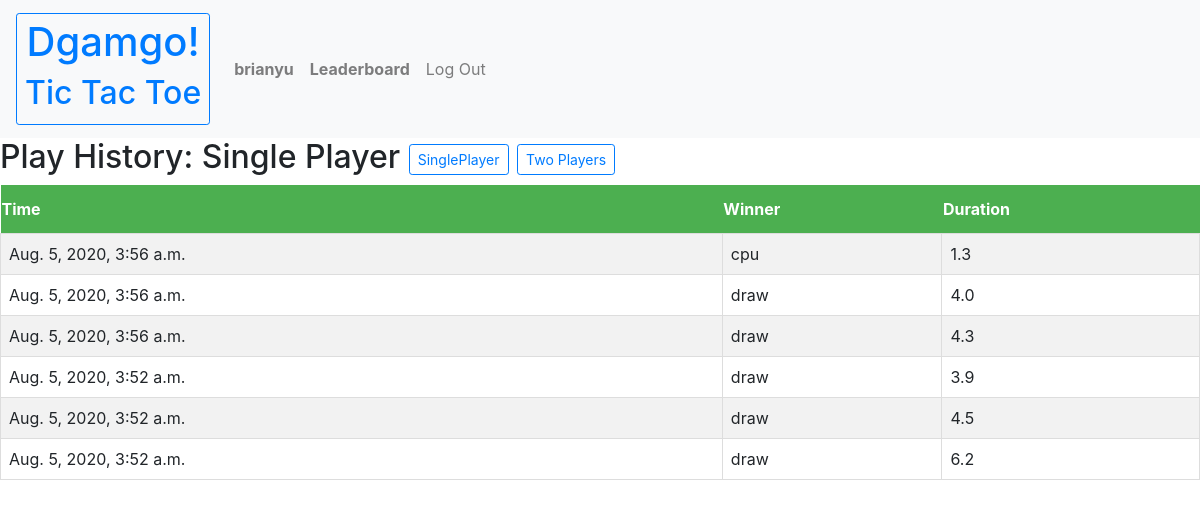
/history/ (signed in), run on the app's committed database.
### dgamgo/models.py (models this page shows)
class User(AbstractUser):
    def natural_key(self):
        return (self.username)

class Game(models.Model):
    player = models.ForeignKey("User", on_delete=models.PROTECT)
    duration = models.DecimalField(
        max_digits=3, decimal_places=1, blank=False)  # seconds played
    first_mover = models.CharField(blank=False, max_length=10)
    mode = models.CharField(blank=False, max_length=10)  # 1P or 2P
    timestamp = models.DateTimeField(auto_now_add=True)
    winner = models.CharField(blank=False, max_length=10)  # X or O or D

### dgamgo/views.py (the view)
# urls.py: path("history/", views.history, name="history"),
def history(request, mode="1P"):
    context = {
        "games": Game.objects.filter(player=request.user, mode=mode).order_by("-timestamp")[:50],
        "mode": mode
    }
    return render(request, "dgamgo/history.html", context)

### dgamgo/templates/dgamgo/history.html (shortened to what this page needs)
{% extends "dgamgo/layout.html" %}
{% block body %}
<h2>
    Play History: {%if mode == "1P"%}Single Player{%elif mode == "2P"%}Two Players{%endif%}
    <a href="{% url 'history' %}1P"><button class="btn btn-sm btn-outline-primary" id="single">SinglePlayer</button></a>
    <a href="{% url 'history' %}2P"><button class=" btn btn-sm btn-outline-primary" id="two-p">Two
            Players</button></a>
</h2>
<table class="djanble">
    <th>Time</th>
    <th>Winner</th>
    <th>Duration</th>
    {% for g in games %}
    <tr>
        <td>{{g.timestamp}}</td>
        {%if mode == "1P"%}
        <td>{%if g.winner == g.firstmover%}player{%elif g.winner == "D" or g.winner == "draw"%}draw{%else%}cpu{%endif%}
        </td>
        {%endif%}
        <td>{{g.duration}}</td>
    </tr>
    {% endfor %}
</table>
{% endblock %}

### dgamgo/templates/dgamgo/layout.html (shortened to what this page needs)
{% load static %}
<!DOCTYPE html>
<html lang="en">
<head>
    <link rel="stylesheet" href="https://stackpath.bootstrapcdn.com/bootstrap/4.4.1/css/bootstrap.min.css"
>
    <link href="{% static 'dgamgo/styles.css' %}" rel="stylesheet">
</head>
<nav class="navbar navbar-expand-lg navbar-light bg-light">
    <a class="navbar-brand" href="/index" id="site-title">
        <button class="btn btn-sm btn-outline-primary" id="dgamgo">
            <h1>Dgamgo!</h1>
            <h2 id="page_name">Tic Tac Toe</h2>
        </button>
    </a>
    <div>
        <ul class="navbar-nav mr-auto">
            {% if user.is_authenticated %}
            <li class="nav-item">
                <a class="nav-link" href="{% url 'history' %}1P"><strong id="username">{{ user.username }}</strong></a>
            </li>
            <li class="nav-item">
                <a class="nav-link" href="{% url 'leaderboard' %}draw"><strong id="leaderboard">Leaderboard</strong>
                </a>
            </li>
            <li class="nav-item">
                <a class="nav-link" href="{% url 'logout' %}" id="logout">Log Out</a>
            </li>
            {% endif %}
        </ul>
    </div>
</nav>
<div class="body">
    {% block body %}
    {% endblock %}
</div>
</body>
</html>

### dgamgo/static/dgamgo/styles.css (style rules this page uses)
.djanble { border-collapse: collapse; width: 100%; }
.djanble td, #djanble th { border: 1px solid #ddd; padding: 8px; }
.djanble tr:nth-child(even) { background-color: #f2f2f2; }
.djanble th { padding-top: 12px; padding-bottom: 12px; text-align: left; background-color: #4CAF50; color: white; }

### data on the page
User: username "brianyu"
Game: timestamp "Aug. 5, 2020, 3:56 a.m.", winner "cpu", duration "1.3"
Game: timestamp "Aug. 5, 2020, 3:56 a.m.", winner "draw", duration "4.0"
Game: timestamp "Aug. 5, 2020, 3:56 a.m.", winner "draw", duration "4.3"
Game: timestamp "Aug. 5, 2020, 3:52 a.m.", winner "draw", duration "3.9"
Game: timestamp "Aug. 5, 2020, 3:52 a.m.", winner "draw", duration "4.5"
Game: timestamp "Aug. 5, 2020, 3:52 a.m.", winner "draw", duration "6.2"
